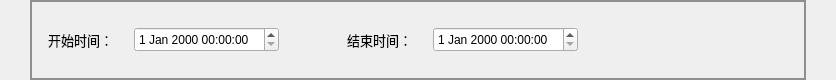
        <widget class="QWidget" name="widget_information_feedback_middle_2" native="true">
         <property name="minimumSize">
          <size>
           <width>0</width>
           <height>80</height>
          </size>
         </property>
         <property name="maximumSize">
          <size>
           <width>16777215</width>
           <height>80</height>
          </size>
         </property>
         <property name="styleSheet">
          <string notr="true"/>
         </property>
         <layout class="QHBoxLayout" name="horizontalLayout_55">
          <property name="leftMargin">
           <number>30</number>
          </property>
          <property name="topMargin">
           <number>0</number>
          </property>
          <property name="rightMargin">
           <number>30</number>
          </property>
          <property name="bottomMargin">
           <number>0</number>
          </property>
          <item>
           <widget class="QWidget" name="widget_start_and_finish_time_2" native="true">
            <property name="styleSheet">
             <string notr="true">QWidget#widget_start_and_finish_time_2{
border: 2px solid #8f8f91;}  </string>
            </property>
            <layout class="QHBoxLayout" name="horizontalLayout_56">
             <property name="topMargin">
              <number>0</number>
             </property>
             <property name="bottomMargin">
              <number>0</number>
             </property>
             <item>
              <widget class="QWidget" name="widget_start_time_2" native="true">
               <layout class="QHBoxLayout" name="horizontalLayout_57">
                <item>
                 <widget class="QLabel" name="label_start_time_sign_2">
                  <property name="minimumSize">
                   <size>
                    <width>80</width>
                    <height>0</height>
                   </size>
                  </property>
                  <property name="maximumSize">
                   <size>
                    <width>80</width>
                    <height>16777215</height>
                   </size>
                  </property>
                  <property name="font">
                   <font>
                    <family>微软雅黑</family>
                    <pointsize>10</pointsize>
                   </font>
                  </property>
                  <property name="styleSheet">
                   <string notr="true">/*QLabel { 
    border-radius: 8px; 
    min-width: 120px;
    min-height: 40px;
	background-color: rgb(216, 255, 164);
	color: rgb(0, 85, 255);
	font: 75 10pt &quot;微软雅黑&quot;;
 }*/</string>
                  </property>
                  <property name="text">
                   <string>开始时间：</string>
                  </property>
                 </widget>
                </item>
                <item>
                 <widget class="QDateTimeEdit" name="dateTimeEdit_case_entry_begin_datetime">
                  <property name="minimumSize">
                   <size>
                    <width>0</width>
                    <height>25</height>
                   </size>
                  </property>
                  <property name="maximumSize">
                   <size>
                    <width>16777215</width>
                    <height>25</height>
                   </size>
                  </property>
                 </widget>
                </item>
               </layout>
              </widget>
             </item>
             <item>
              <spacer name="horizontalSpacer_113">
               <property name="orientation">
                <enum>Qt::Horizontal</enum>
               </property>
               <property name="sizeHint" stdset="0">
                <size>
                 <width>44</width>
                 <height>20</height>
                </size>
               </property>
              </spacer>
             </item>
             <item>
              <widget class="QWidget" name="widget_finish_time_2" native="true">
               <layout class="QHBoxLayout" name="horizontalLayout_58">
                <item>
                 <widget class="QLabel" name="label_finish_time_sign_2">
                  <property name="minimumSize">
                   <size>
                    <width>80</width>
                    <height>0</height>
                   </size>
                  </property>
                  <property name="maximumSize">
                   <size>
                    <width>80</width>
                    <height>16777215</height>
                   </size>
                  </property>
                  <property name="font">
                   <font>
                    <family>微软雅黑</family>
                    <pointsize>10</pointsize>
                   </font>
                  </property>
                  <property name="styleSheet">
                   <string notr="true">/*QLabel { 
    border-radius: 8px; 
    min-width: 120px;
    min-height: 40px;
	background-color: rgb(216, 255, 164);
	color: rgb(0, 85, 255);
	font: 75 10pt &quot;微软雅黑&quot;;
 }*/</string>
                  </property>
                  <property name="text">
                   <string>结束时间：</string>
                  </property>
                 </widget>
                </item>
                <item>
                 <widget class="QDateTimeEdit" name="dateTimeEdit_case_entry_finish_datetime">
                  <property name="minimumSize">
                   <size>
                    <width>0</width>
                    <height>25</height>
                   </size>
                  </property>
                  <property name="maximumSize">
                   <size>
                    <width>16777215</width>
                    <height>25</height>
                   </size>
                  </property>
                 </widget>
                </item>
               </layout>
              </widget>
             </item>
             <item>
              <spacer name="horizontalSpacer_93">
               <property name="orientation">
                <enum>Qt::Horizontal</enum>
               </property>
               <property name="sizeHint" stdset="0">
                <size>
                 <width>210</width>
                 <height>20</height>
                </size>
               </property>
              </spacer>
             </item>
            </layout>
           </widget>
          </item>
         </layout>
        </widget>
